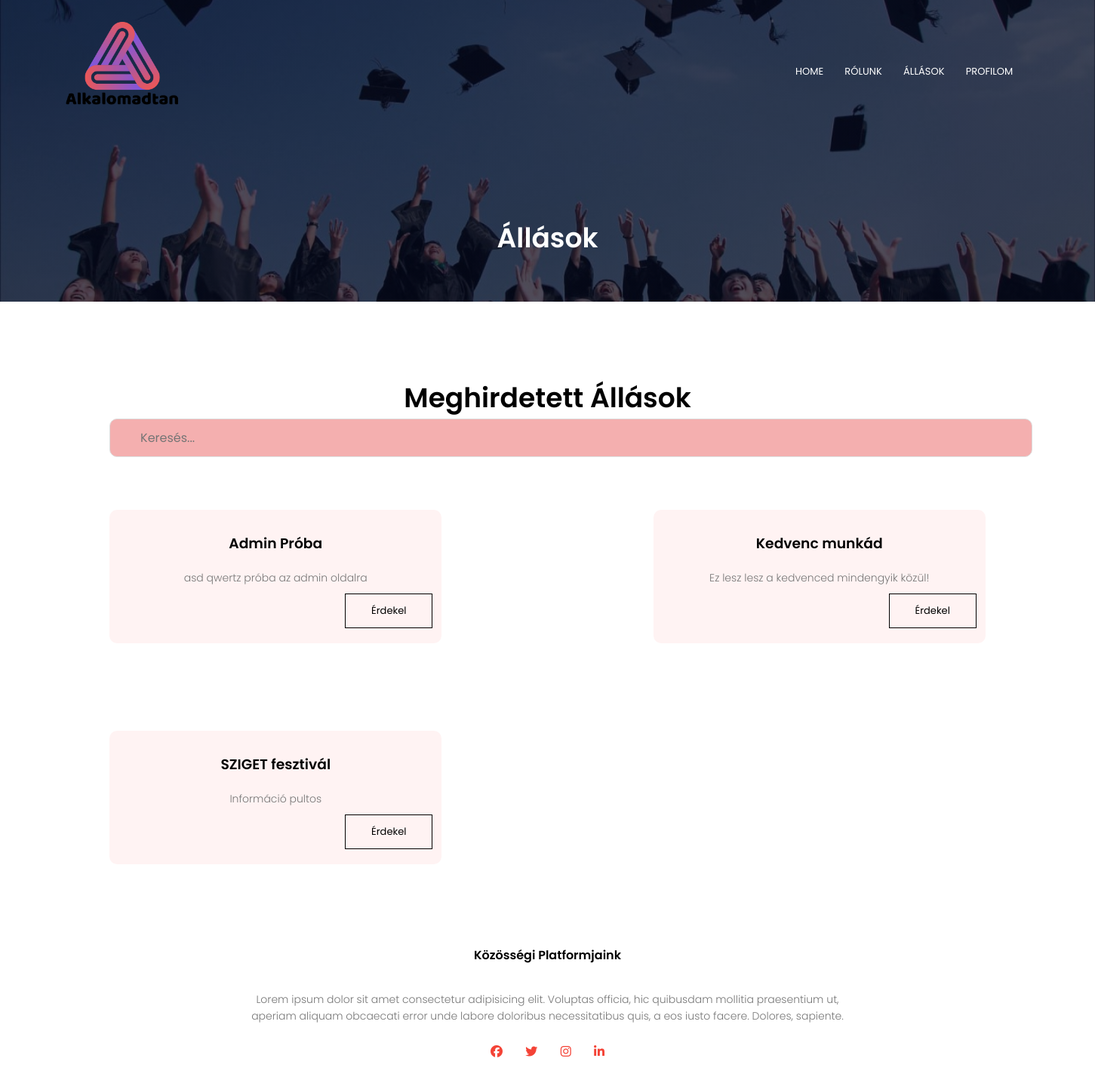
Before: /munkak/ with the older database file.
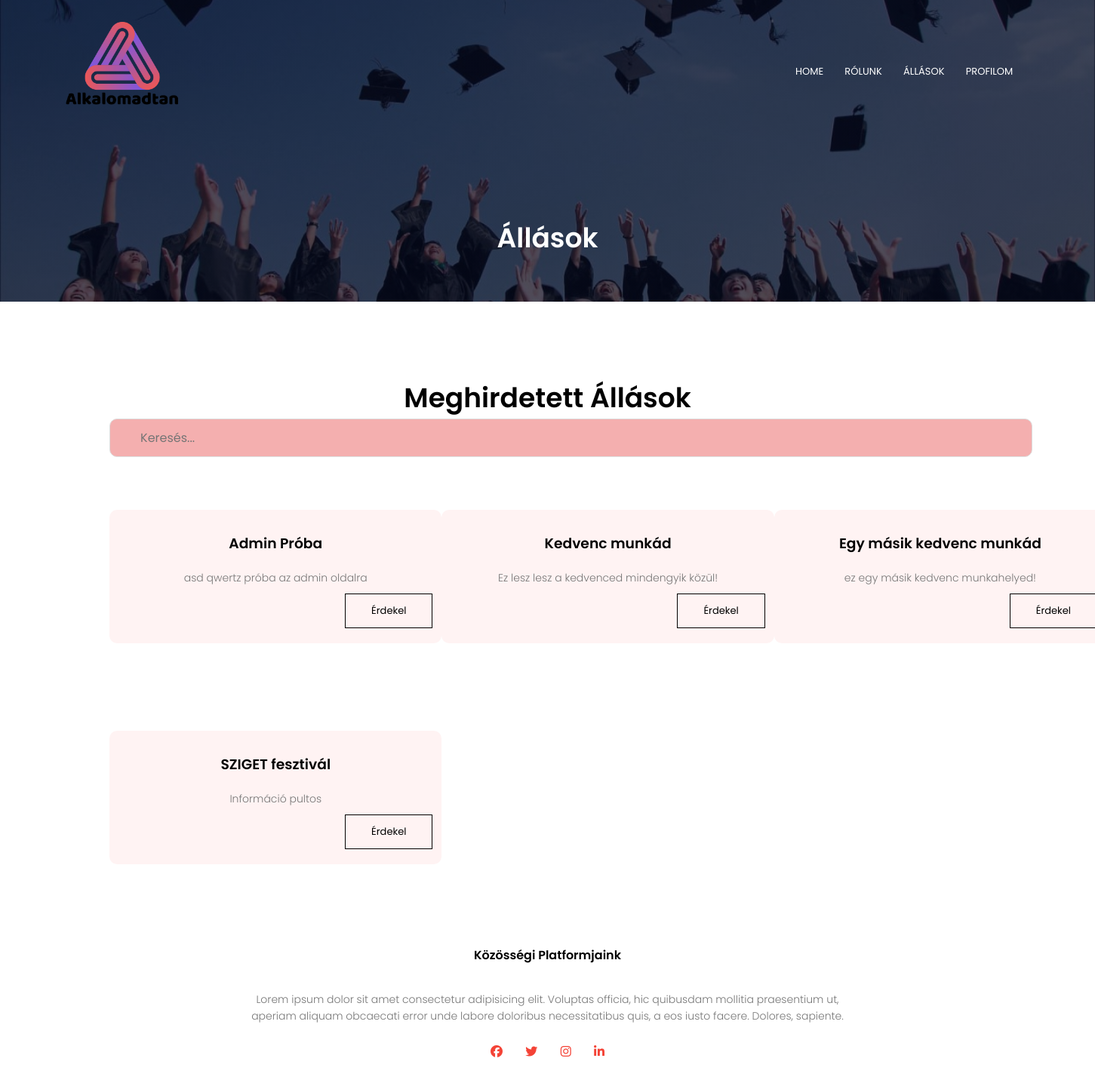
After: the same page with the newer database file.
### app/models.py (models this page shows, shortened)
class Munka(models.Model):
    class Meta:
        ordering = ["-katt"]
    nev = models.CharField(max_length=255, null=False)
    leiras = models.TextField(default="", null=False)
    helye = models.CharField(default="", max_length=255)
    katt = models.IntegerField(default=0)
    publikalo = models.ForeignKey(settings.AUTH_USER_MODEL, on_delete=models.CASCADE)
    berMin = models.IntegerField(null=False)
    berMax = models.IntegerField(null=True)
    munkaKezd = models.DateTimeField()

### app/views.py (the view)
# urls.py: path("munkak/", views.Allasok, name="Munkak"),
def Allasok(request):
    print("Állaások főoldalja / Allasok(request)")
    allasok =""
    try:
        allasok =Munka.objects.all()[:20]
    except:
        allasok = "Hihetelen de nincs most aktív hirdetés!"
    print(f"allasok végül: {type(allasok)}")
    template = loader.get_template("app/logedJobs.html")
    context = {
        "cim": "Állások",
        "allasok": allasok
        }
    return HttpResponse(template.render(context,request))

### app/templates/app/logedJobs.html (shortened to what this page needs)
{% extends 'app/layout/commonhead3.html' %}
{% block content %}
{% load static %}
    <section class="sub-header">
        <nav>
            <a href="index.html"><img src="{% static 'logo.png' %}" alt="logo" title="logo"></a>
            <div class="nav-links white" id="navLinks">
                <ul>
                    <li><a href="{% url 'Kezdolap' %}">HOME</a></li>
                    <li><a href="{% url 'Rolunk' %}">RÓLUNK</a></li>
                    <li><a href="{% url 'Munkak' %}">ÁLLÁSOK</a></li>
                    <li><a href="profilePage.html">PROFILOM<i class="fa-user fa-color"></i></a></li>
                </ul>
            </div>
        </nav>
        <h1>Állások</h1>
    </section>
<section class="jobs">
    <h1>Meghirdetett Állások</h1>
    <input type="text" id="myInput" placeholder="Keresés...">
    {% if allasok == "Hihetelen de nincs most aktív hirdetés!" %}
        <div class="row">
            <div class="jobs-col">
                <h3>Hihetelen!</h3>
                <p>Sajnos nincs jelengleg egy aktív állásunk se!</p>
            </div>
        </div
    {% else %}
        <div class="row">
        {% for allas in allasok %}
                <div class="jobs-col">
                    <h3>{{allas.nev}}</h3>
                    <p>{{allas.leiras}}</p>
                    <a class="hero-btn black-btn place-btn" href="{% url "MunkaReszlet" allas.id %}">Érdekel</a>
                </div>
        {% endfor %}
        </div>
    {% endif %}
    <div class="row">
        <div class="jobs-col">
            <h3>SZIGET fesztivál</h3>
            <p>Információ pultos</p>
           <button class="hero-btn black-btn place-btn">Érdekel</button>
        </div>
    </div>
</section>
{% endblock %}

Changed rows visible on the page:
added Munka: nev "Egy másik kedvenc munkád", leiras "ez egy másik kedvenc munkahelyed!"
